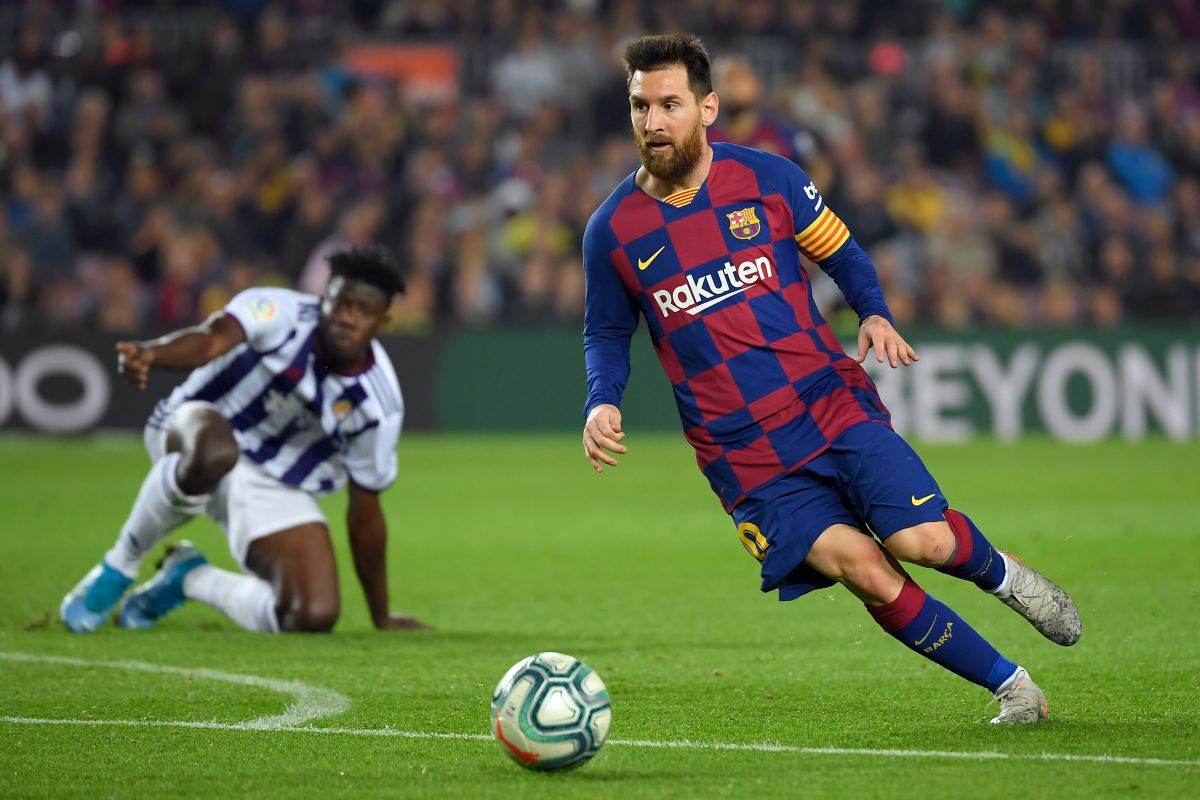
#> input picture opencv/messi5.jpg, 1200 x 800 px
$ python objectdetection.py
#> lines starting #> are read from the running program, lines starting #| are printed output that depends on the picture
import cv2
image=cv2.imread('messi5.jpg')
#> image is the input picture: shape (800, 1200, 3); mean B, G, R 68.8, 99.3, 90.2

image=cv2.resize(image,(500,700))
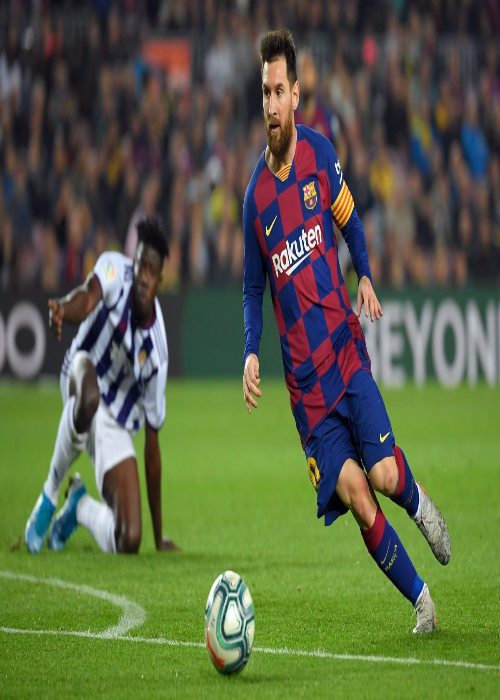
#> image: shape (700, 500, 3); mean B, G, R 68.7, 99.2, 90.1
classifier=cv2.CascadeClassifier('haarcascade_frontalface_default.xml')

gray_image=cv2.cvtColor(image,cv2.COLOR_BGR2GRAY)
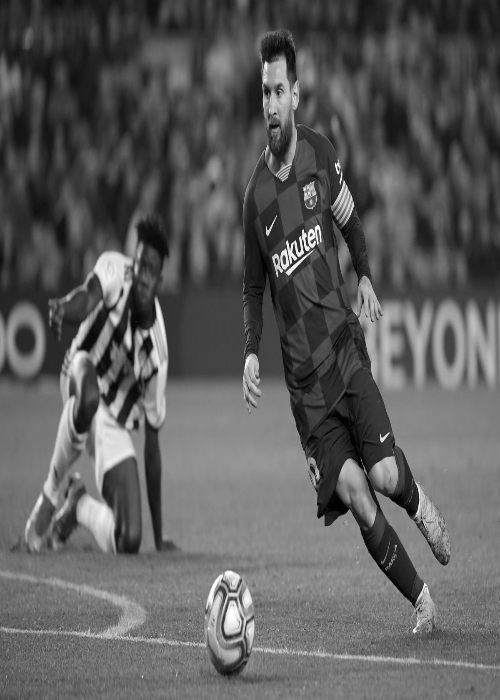
#> gray_image: shape (700, 500); min 0, max 255, mean 93

coordinates=classifier.detectMultiScale(gray_image)
#> coordinates = ()
for (x,y,w,h) in coordinates:
	cv2.rectangle(image,(x,y),(x+w,y+h),(0,255,0),3)
#> this loop made 0 passes

cv2.imshow('image',image)
while True:
	key=cv2.waitKey(1)
#> (key Esc is pressed here)
	if key==27:
		cv2.destroyAllWindows()
		break
